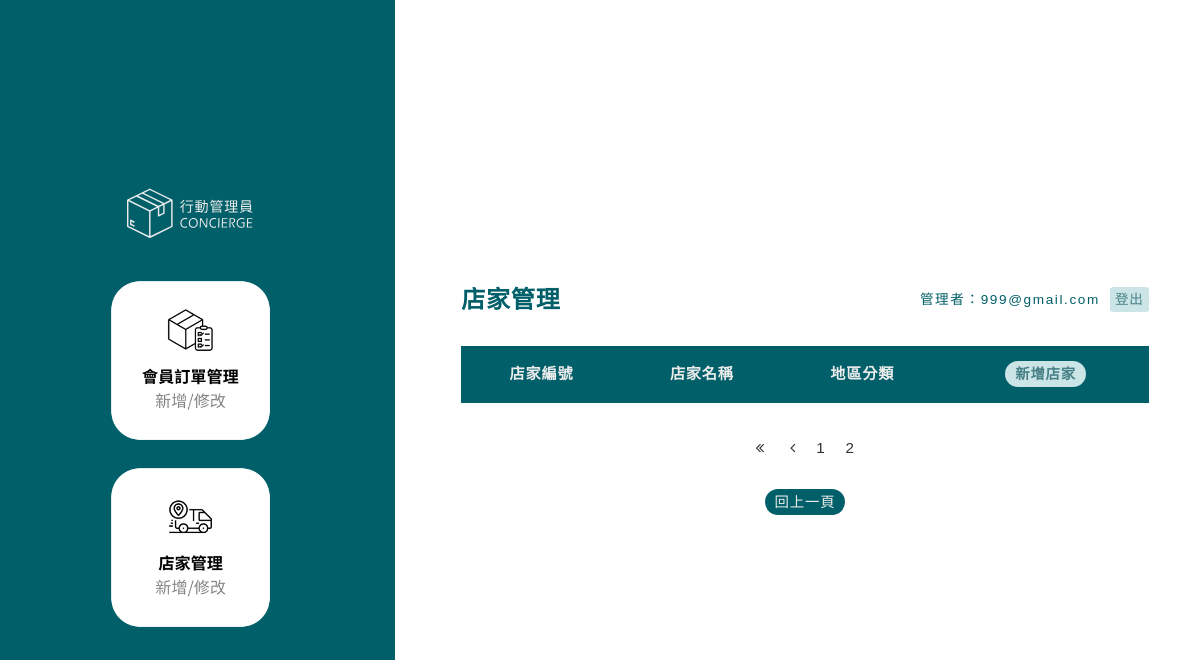
Page /webpage/store_list.php?page=store_list&admin_news&curr_page=2 (signed in) on the earlier database version.
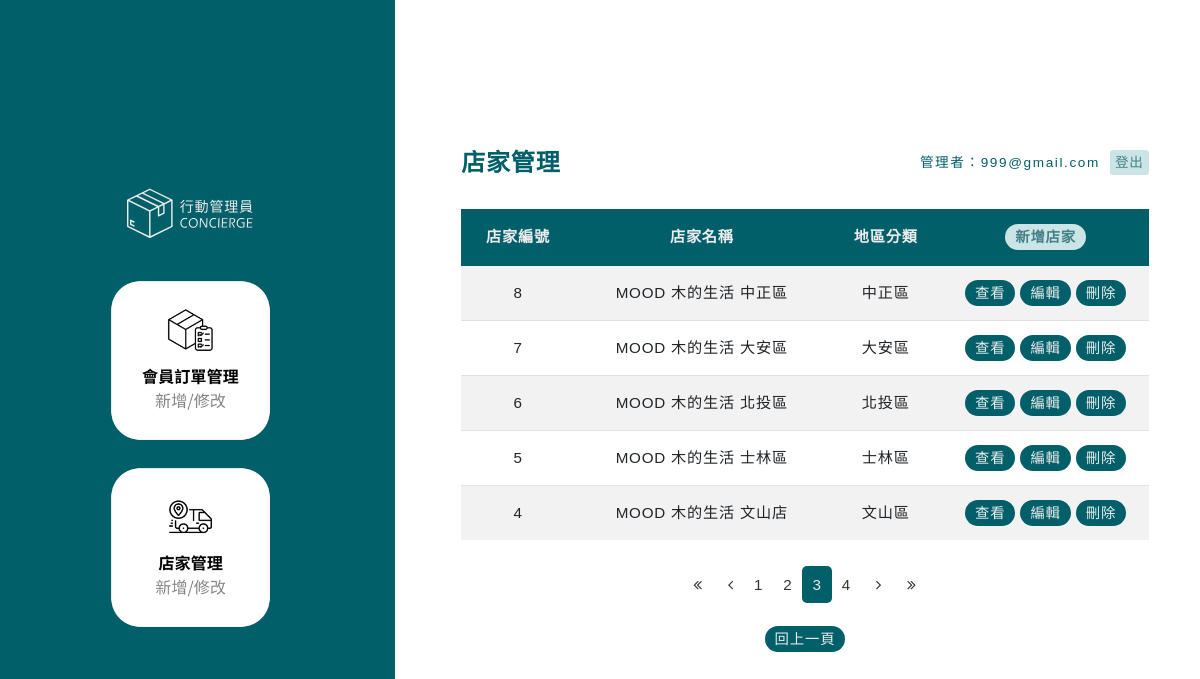
Same page on the later database version.
### tables this page shows
CREATE TABLE `store` (
  `store_id` int(11) NOT NULL,
  `store_name` varchar(50) NOT NULL,
  `store_area_id` int(10) NOT NULL,
  `store_phone` varchar(50) NOT NULL,
  `store_address` varchar(50) NOT NULL,
  `store_time_open` varchar(50) NOT NULL,
  `store_time_add` timestamp NULL DEFAULT CURRENT_TIMESTAMP,
  `store_memo` varchar(50) DEFAULT NULL
);

### webpage/store_list.php (the view, shortened to what this page needs)
<?php
require_once 'shared/conn_PDO.php';
$mem_mail = $_SESSION['mem_mail'];
try {
    $max_rows = 5;
    $curr_page = 0;
    if (isset($_GET['curr_page'])) {$curr_page = $_GET['curr_page'];}
    $first_row = $curr_page * $max_rows;
    $total_pages = 0;
    $page_file = 'store_list&admin_news';
    $where = '';
    $sql_str = "SELECT * FROM store $where";
    $RS_orderlist_all = $conn->query($sql_str);
    $total_rows = $RS_orderlist_all->rowCount();
    $total_pages = ceil($total_rows / $max_rows);
    $sql_str = "SELECT store.*
  FROM store
  $where
  ORDER BY store.store_id DESC
  LIMIT $first_row, $max_rows";
    $RS_storelist = $conn->query($sql_str);
    $store_list = array();
    foreach ($RS_storelist as $key => $item) {
        $store_list[$key]['store_id'] = $item['store_id'];
        $store_list[$key]['store_name'] = $item['store_name'];
        $store_list[$key]['store_area_id'] = $item['store_area_id'];
        $store_list[$key]['store_phone'] = $item['store_phone'];
        $store_list[$key]['store_address'] = $item['store_address'];
        $store_list[$key]['store_time_open'] = $item['store_time_open'];
        $store_list[$key]['store_memo'] = $item['store_memo'];
    }
    $str = "SELECT area.* FROM area ORDER BY area.area_id ASC";
    $RS_area = $conn->query($str);
    $area_list = array();
    foreach ($RS_area as $key => $item) {
        $area_list[$item['area_id']] = $item['area_name'];
    }
} catch (PDOException $e) {
    die("Error!: " . $e->getMessage());
}
?>
<!DOCTYPE html>
<html lang="zh-Hant-TW">
<head>
  <link rel="stylesheet" href="https://stackpath.bootstrapcdn.com/bootstrap/4.2.1/css/bootstrap.min.css">
  <link href="css/font-awesome-4.7.0/css/font-awesome.min.css" rel="stylesheet">
  <link href="css/index.css" rel="stylesheet">
</head>
<body>
  <section class="container-fluid no-any-pd">
    <div class="row">
      <div class="col-lg-4 order-lg-1 order-2 order-list-left">
        <div class="order-list-menu">
        <a href="./"> <img src="images/logo/Concierge_1_white.svg" class="img-fluid p-3 my-2"></a>
        <a href="?page=order_list"><img src="images/Concierge_order_list.png" class="img-fluid my-2"></a>
        <a href="?page=store_list"><img src="images/Concierge_order_list01.png" class="img-fluid my-2"></a>
        </div>
      </div>
      <div class="col-lg-7 order-lg-2 order-1 order-list-right">
        <div class="order-list-head">
          <h1>店家管理</h1>
          <div class="order-list-admin">
          <span>管理者：<?php if ($mem_mail) {echo $mem_mail;}?></span>
          <a href="?page=member_logout" class="logout-submit">登出</a>
          </div>
        </div>
      <table class="table table-striped">
          <thead class="table-primary">
            <th>店家編號</th>
            <th>店家名稱</th>
            <th>地區分類</th>
            <th width="30%"><div class="add-btn"><a href="btn-mask" data-target="btn-mask" type="submit">新增店家</a></div></th>
          </thead>
          <tbody>
            <?php foreach ($store_list as $key => $item) {?>
            <tr>
              <td><?php echo $item['store_id'] ?></td>
              <td><?php echo $item['store_name'] ?></td>
              <td><?php echo $area_list[$item['store_area_id']] ?></td>
              <td width="30%">
              <div class="look-btn"><a href="javascript:;" type="submit" onclick="addModal('<?php echo $key ?>')">查看</a></div>
              <div class="edit-btn"><a href="javascript:;" type="submit" onclick="editModal('<?php echo $key ?>')">編輯</a></div>
              <div class="delete-btn"><a href="javascript:;" type="submit" onclick="delStore('<?php echo $key ?>')">刪除</a></div>
              </td>
            </tr>
            <?php }?>
          </tbody>
        </table>
      <div class="pagenumber">
          <ul class="pager pagination">
            <?php if ($curr_page > 0) {
    echo '<li><a href="?page=' . $page_file . '&curr_page=0"><i class="fa fa-angle-double-left"></i></a>';
    echo '<a href="?page=' . $page_file . '&curr_page=' . ($curr_page - 1) . '">
                  <i class="fa fa-angle-left"></i></a></li>';
}
for ($i = 0; $i < $total_pages; $i++) {
    if ($i == $curr_page) {
        echo '<li><a href="javascript:;" class="current active">' . ($i + 1) . '</a></li>';
    } else {
        echo '<li><a href="?page=' . $page_file . '&curr_page=' . $i . '">';
        echo $i + 1;
        echo '</a></li>';
    }
}
if ($curr_page < $total_pages - 1) {
    echo '<li><a href="?page=' . $page_file . '&curr_page=' . ($curr_page + 1) . '">
                    <i class="fa fa-angle-right"></i></a></li>';
    echo '<li><a href="?page=' . $page_file . '&curr_page=' . ($total_pages - 1) . '">
                    <i class="fa fa-angle-double-right"></i></a></li>';
}?>
          </ul>
         <div class="order-btn pt-4">
            <a href="?page=member_index" type="submit" name="back" value="回上一頁">回上一頁</a>
          </div>
        </div>
      </div>
    </div>
  </section>
</body>
</html>

Differences in the rows shown:
added store: store_id "8", store_name "MOOD 木的生活 中正區", store_area "中正區"
added store: store_id "7", store_name "MOOD 木的生活 大安區", store_area "大安區"
added store: store_id "6", store_name "MOOD 木的生活 北投區", store_area "北投區"
added store: store_id "5", store_name "MOOD 木的生活 士林區", store_area "士林區"
added store: store_id "4", store_name "MOOD 木的生活 文山店", store_area "文山區"
Other differences:
new list line: "3"
new list line: "4"
